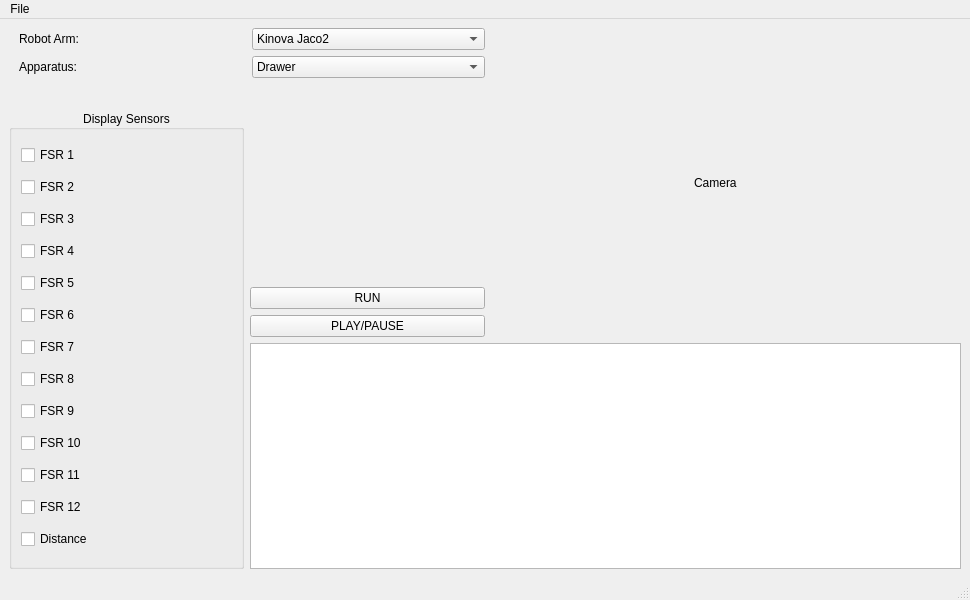
<?xml version="1.0" encoding="UTF-8"?>
<ui version="4.0">
 <class>MainWindow</class>
 <widget class="QMainWindow" name="MainWindow">
  <property name="geometry">
   <rect>
    <x>0</x>
    <y>0</y>
    <width>970</width>
    <height>600</height>
   </rect>
  </property>
  <property name="windowTitle">
   <string>Main Infrastructure Window</string>
  </property>
  <widget class="QWidget" name="centralwidget">
   <layout class="QGridLayout" name="gridLayout_5">
    <item row="0" column="0" colspan="2">
     <layout class="QGridLayout" name="gridLayout">
      <property name="leftMargin">
       <number>10</number>
      </property>
      <property name="rightMargin">
       <number>0</number>
      </property>
      <property name="bottomMargin">
       <number>0</number>
      </property>
      <property name="horizontalSpacing">
       <number>0</number>
      </property>
      <property name="verticalSpacing">
       <number>6</number>
      </property>
      <item row="0" column="0">
       <widget class="QLabel" name="ArmLabel">
        <property name="text">
         <string>Robot Arm:</string>
        </property>
        <property name="alignment">
         <set>Qt::AlignLeading|Qt::AlignLeft|Qt::AlignVCenter</set>
        </property>
       </widget>
      </item>
      <item row="0" column="1">
       <widget class="QComboBox" name="ArmComboBox">
        <item>
         <property name="text">
          <string>Kinova Jaco2</string>
         </property>
        </item>
        <item>
         <property name="text">
          <string>Thor Arm</string>
         </property>
        </item>
        <item>
         <property name="text">
          <string>Other</string>
         </property>
        </item>
       </widget>
      </item>
     </layout>
    </item>
    <item row="4" column="1" colspan="3">
     <widget class="QGraphicsView" name="DataPlot"/>
    </item>
    <item row="1" column="0" colspan="2">
     <layout class="QGridLayout" name="gridLayout_2">
      <property name="leftMargin">
       <number>10</number>
      </property>
      <property name="rightMargin">
       <number>0</number>
      </property>
      <property name="bottomMargin">
       <number>20</number>
      </property>
      <property name="horizontalSpacing">
       <number>0</number>
      </property>
      <item row="0" column="0">
       <widget class="QLabel" name="ApparatusLabel">
        <property name="text">
         <string>Apparatus:</string>
        </property>
        <property name="alignment">
         <set>Qt::AlignLeading|Qt::AlignLeft|Qt::AlignVCenter</set>
        </property>
       </widget>
      </item>
      <item row="0" column="1">
       <widget class="QComboBox" name="ApparatusComboBox">
        <item>
         <property name="text">
          <string>Drawer</string>
         </property>
        </item>
        <item>
         <property name="text">
          <string>Door</string>
         </property>
        </item>
        <item>
         <property name="text">
          <string>Test Bed</string>
         </property>
        </item>
       </widget>
      </item>
     </layout>
    </item>
    <item row="3" column="0" rowspan="2">
     <widget class="QGroupBox" name="SensorGroupBox">
      <property name="title">
       <string>Display Sensors</string>
      </property>
      <property name="alignment">
       <set>Qt::AlignCenter</set>
      </property>
      <layout class="QGridLayout" name="gridLayout_3">
       <item row="10" column="0">
        <widget class="QCheckBox" name="fsr_11">
         <property name="text">
          <string>FSR 11</string>
         </property>
        </widget>
       </item>
       <item row="6" column="0">
        <widget class="QCheckBox" name="fsr_7">
         <property name="text">
          <string>FSR 7</string>
         </property>
        </widget>
       </item>
       <item row="3" column="0">
        <widget class="QCheckBox" name="fsr_4">
         <property name="text">
          <string>FSR 4</string>
         </property>
        </widget>
       </item>
       <item row="0" column="0">
        <widget class="QCheckBox" name="fsr_1">
         <property name="text">
          <string>FSR 1</string>
         </property>
        </widget>
       </item>
       <item row="11" column="0">
        <widget class="QCheckBox" name="fsr_12">
         <property name="text">
          <string>FSR 12</string>
         </property>
        </widget>
       </item>
       <item row="7" column="0">
        <widget class="QCheckBox" name="fsr_8">
         <property name="text">
          <string>FSR 8</string>
         </property>
        </widget>
       </item>
       <item row="8" column="0">
        <widget class="QCheckBox" name="fsr_9">
         <property name="text">
          <string>FSR 9</string>
         </property>
        </widget>
       </item>
       <item row="5" column="0">
        <widget class="QCheckBox" name="fsr_6">
         <property name="text">
          <string>FSR 6</string>
         </property>
        </widget>
       </item>
       <item row="9" column="0">
        <widget class="QCheckBox" name="fsr_10">
         <property name="text">
          <string>FSR 10</string>
         </property>
        </widget>
       </item>
       <item row="4" column="0">
        <widget class="QCheckBox" name="fsr_5">
         <property name="text">
          <string>FSR 5</string>
         </property>
        </widget>
       </item>
       <item row="1" column="0">
        <widget class="QCheckBox" name="fsr_2">
         <property name="text">
          <string>FSR 2</string>
         </property>
        </widget>
       </item>
       <item row="2" column="0">
        <widget class="QCheckBox" name="fsr_3">
         <property name="text">
          <string>FSR 3</string>
         </property>
        </widget>
       </item>
       <item row="12" column="0">
        <widget class="QCheckBox" name="distance">
         <property name="text">
          <string>Distance</string>
         </property>
        </widget>
       </item>
      </layout>
     </widget>
    </item>
    <item row="0" column="2" rowspan="4" colspan="2">
     <widget class="QLabel" name="Camera">
      <property name="minimumSize">
       <size>
        <width>300</width>
        <height>300</height>
       </size>
      </property>
      <property name="text">
       <string>                                                             Camera</string>
      </property>
     </widget>
    </item>
    <item row="3" column="1">
     <layout class="QGridLayout" name="gridLayout_4">
      <property name="topMargin">
       <number>0</number>
      </property>
      <item row="2" column="0">
       <spacer name="verticalSpacer">
        <property name="orientation">
         <enum>Qt::Vertical</enum>
        </property>
        <property name="sizeHint" stdset="0">
         <size>
          <width>20</width>
          <height>40</height>
         </size>
        </property>
       </spacer>
      </item>
      <item row="4" column="0">
       <widget class="QPushButton" name="RunButton">
        <property name="text">
         <string>RUN</string>
        </property>
       </widget>
      </item>
      <item row="5" column="0">
       <widget class="QPushButton" name="PlayButton">
        <property name="text">
         <string>PLAY/PAUSE</string>
        </property>
       </widget>
      </item>
     </layout>
    </item>
   </layout>
  </widget>
  <widget class="QMenuBar" name="menubar">
   <property name="geometry">
    <rect>
     <x>0</x>
     <y>0</y>
     <width>970</width>
     <height>22</height>
    </rect>
   </property>
   <widget class="QMenu" name="menuselect_BAG_file">
    <property name="title">
     <string>File</string>
    </property>
    <addaction name="separator"/>
    <addaction name="actionload_BAG_file"/>
   </widget>
   <addaction name="menuselect_BAG_file"/>
  </widget>
  <widget class="QStatusBar" name="statusbar"/>
  <action name="actionload_BAG_file">
   <property name="text">
    <string>load BAG file</string>
   </property>
  </action>
 </widget>
 <resources/>
 <connections/>
</ui>
